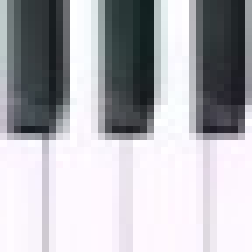
#> input picture src/image_template/keys2.jpg, 36 x 36 px, found by its file name (shown 7 times larger)
$ python -i keyboard_locator.py   (imports and definitions only)
#> lines starting #> are read from the running program, lines starting #| are printed output that depends on the picture
import cv2
import numpy as np
from sklearn.cluster import KMeans
from sklearn.metrics import silhouette_score
import matplotlib.pyplot as plt
import os

class KeyboardLocator:
    def __init__(self):
        self.key_template = cv2.imread('template/keys2.jpg')
#> self.key_template is the input picture: shape (36, 36, 3); mean B, G, R 183, 177.7, 177.9
        self.min_keys = 16
        self.max_keys = 8*7 # 8 octaves, 7 white keys per octave
        self.img_scaled_width = 360
        self.min_match = 0.85
        self.n_template_scale_factors = 50

    def LocateKeyboard(self, path) -> np.ndarray:
        #path = 'data/separated_frames/with_keyboard/lwZg2ve_mz4_65.jpg'
        img = cv2.imread(path)
        scaled_img, scale_factor = self.ScaleImage(img)
        matches, (top, bottom) = self.GetBestTemplateMatch(scaled_img)
        # [43 lines of commented-out code are left out]
        return (0, int(top/scale_factor)), (img.shape[1], int(top/scale_factor)), (img.shape[1], int(bottom/scale_factor)), (0, int(bottom/scale_factor))


    # [31 lines left out: function RemoveAnimated, not called in this run]

    def ScaleImage(self, img) -> tuple[np.ndarray, float]:
        scale_factor = self.img_scaled_width / img.shape[1]
#> scale_factor = 10
        scaled_img = cv2.resize(img, (0, 0), fx=scale_factor, fy=scale_factor)
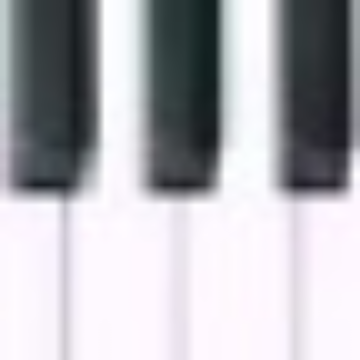
#> scaled_img: shape (360, 360, 3); mean B, G, R 182.9, 177.6, 177.8
        return scaled_img, scale_factor

    def GetBestTemplateMatch(self, img) -> np.ndarray:
        img_min_key_width = img.shape[1] / self.max_keys
#> img_min_key_width = 6.43
        template_key_width = self.key_template.shape[1] / 3
#> template_key_width = 12
        k_min = img_min_key_width / template_key_width
#> k_min = 0.536

        img_max_key_width = img.shape[1] / self.min_keys
#> img_max_key_width = 22.5
        max_factor = min(img.shape[0] / self.key_template.shape[0], img.shape[1] / self.key_template.shape[1] )
#> max_factor = 10
        k_max = min(img_max_key_width / template_key_width, max_factor)
#> k_max = 1.88

        best = None
        factors = np.linspace(k_min, k_max, self.n_template_scale_factors)
#> factors = 50 values from 0.536 to 1.88
        for factor in factors:
            ckeys = cv2.resize(self.key_template, (0, 0), fx=factor, fy=factor)

            res = cv2.matchTemplate(img, ckeys, cv2.TM_CCOEFF_NORMED)
            min_val, max_val, min_loc, max_loc = cv2.minMaxLoc(res)

            if best is None or max_val > best[0]:
                best = (max_val, max_loc, factor)
#> this loop made 50 passes
#> (min_val, max_val, min_loc, best) on passes 1, 27, 30, 31, 33: (-0.678, 0.707, (48, 168), (0.707, (261, 210), 0.536)), (-0.311, 0.709, (22, 144), (0.709, (293, 171), 1.25)), (-0.309, 0.711, (230, 278), (0.711, (290, 169), 1.33)), (-0.317, 0.712, (209, 239), (0.712, (290, 169), 1.36)), (-0.339, 0.713, (208, 239), (0.713, (289, 168), 1.41))
#> (min_val, max_val, min_loc, max_loc) on passes 2 to 7: (-0.677, 0.707, (47, 167), (260, 210)), (-0.666, 0.687, (46, 166), (310, 180)), (-0.648, 0.68, (41, 165), (309, 179)), (-0.65, 0.692, (41, 165), (308, 179)), (-0.641, 0.689, (41, 164), (308, 179)), (-0.628, 0.685, (41, 163), (307, 178))
#> pass 1, in GetBestTemplateMatch, `res = cv2.matchTemplate(img, ckeys, cv2.TM_CCOEFF_NORMED)`:
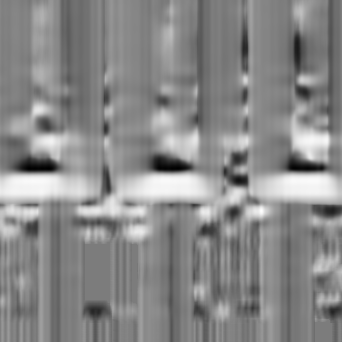
#> res: shape (342, 342) float32; min -0.678, max 0.707, mean 0.0669; drawn with min black and max white
#> pass 2, in GetBestTemplateMatch, `ckeys = cv2.resize(self.key_template, (0, 0), fx=factor, fy=factor)`:
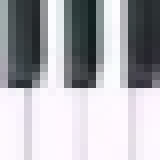
#> ckeys: shape (20, 20, 3) (shown 8 times larger); mean B, G, R 180.7, 175.5, 175.6
#> pass 3, in GetBestTemplateMatch, `ckeys = cv2.resize(self.key_template, (0, 0), fx=factor, fy=factor)`:
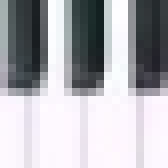
#> ckeys: shape (21, 21, 3) (shown 8 times larger); mean B, G, R 181.4, 176.1, 176.2
#> after the loop:
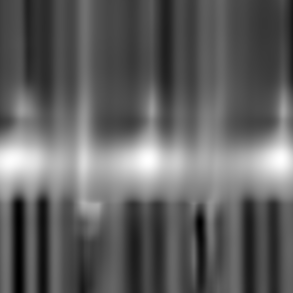
#> res: shape (293, 293) float32; min -0.263, max 0.687, mean 0.0985; drawn with min black and max white

        ckeys = cv2.resize(self.key_template, (0, 0), fx=best[2], fy=best[2])
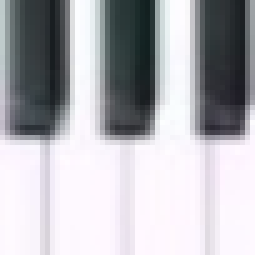
#> ckeys: shape (51, 51, 3) (shown 5 times larger); mean B, G, R 183.3, 178, 178.2
        res = cv2.matchTemplate(img, ckeys, cv2.TM_CCOEFF_NORMED)
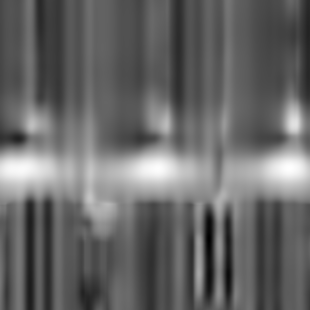
#> res: shape (310, 310) float32; min -0.339, max 0.713, mean 0.0885; drawn with min black and max white
        _, _, _, max_loc = cv2.minMaxLoc(res)
#> max_loc = (289, 168)
        top = max(0, int(max_loc[1] - ckeys.shape[0]*0.85))
#> top = 124
        bottom = min(img.shape[0],  int(max_loc[1] + ckeys.shape[0]*1.3))
#> bottom = 234

        return res, (top, bottom)

    # [43 lines left out: function GetClusters, not called in this run]

class KeyboardLocatorNN:
    pass


# Detect keyboard using NN
# Find intervals in video
# Average/median of frames in intervals
# Find keyboard in averaged frames
# Segment keyboard into keys

# 1. Find any occurrence using ORB
# 2. Validate using template matching
# 3. Get bounding box TODO: get exact bounding box
# 5. Crop and de-skew, fish eye correction
# 6. Sparse linear + Binary search using ORB in cropped video to find all sub-segments times
# 7. Get vertical lines on average of cropped video
# 8. Use vertical lines to get contours of each key, label each key

>>> result = KeyboardLocator().LocateKeyboard('image_template/keys2.jpg')
#> in LocateKeyboard, `matches, (top, bottom) = self.GetBestTemplateMatch(scaled_img)`: top = 124; bottom = 234
#> result = ((0, 12), (36, 12), (36, 23), (0, 23))
